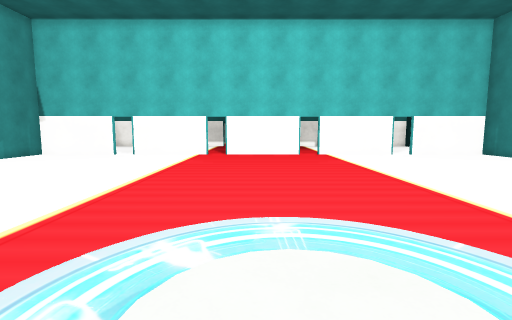
view 1 (above)

19 first-person views from a walk through a 3-D level made in the Unity game engine. The camera is 1.3 m above the floor, tilts 6° down and sees 85° across. The floor is counted in squares, 1 m on a side. Each view is taken from the middle of a square. On the plan, view 1 faces up. The plan holds only what a view shows up to about 13 squares ahead; the rest is blank. The place goes on beyond the plan. The player is left out. Door leaves are left out, so doorways stand open. Some surface patterns are stand-ins.

view 2
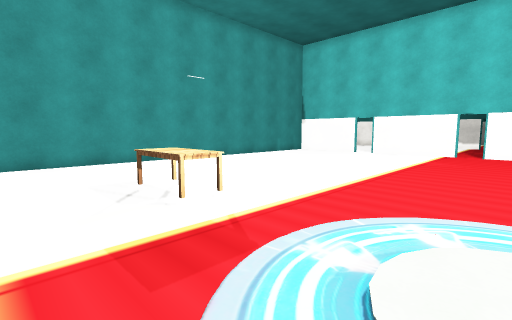

view 3
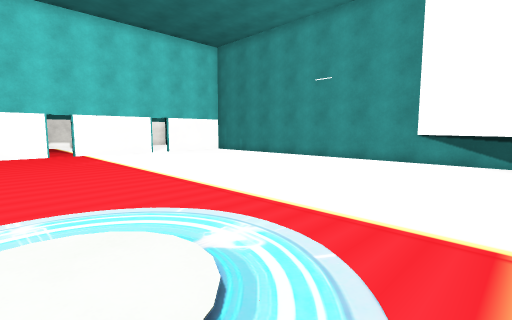

view 4
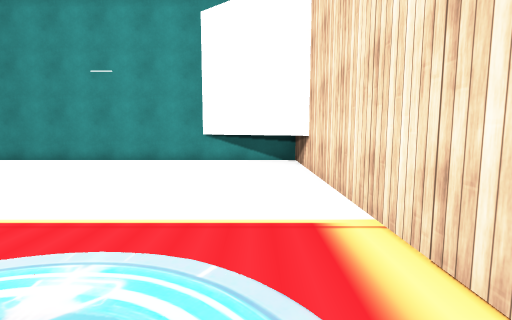

view 5
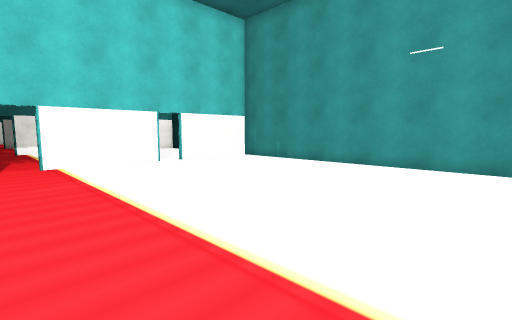

view 6
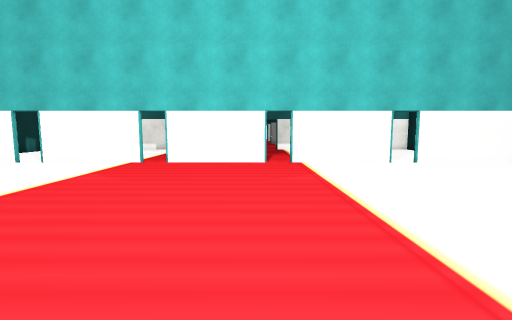

view 7
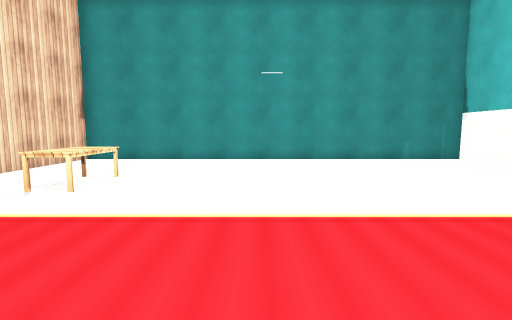

view 8
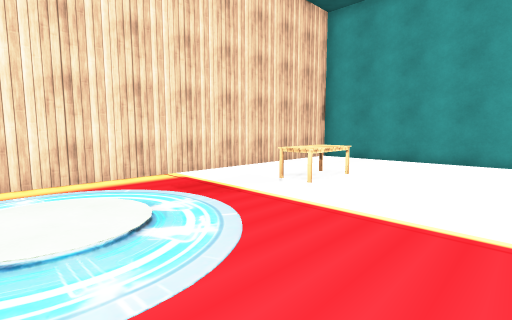

view 9
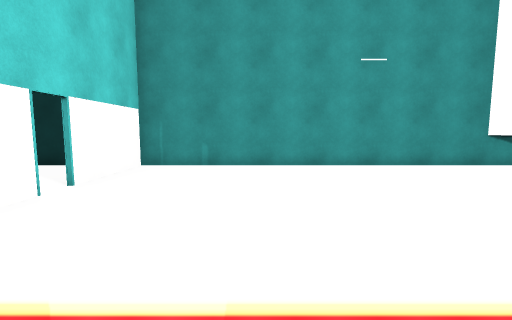

view 10
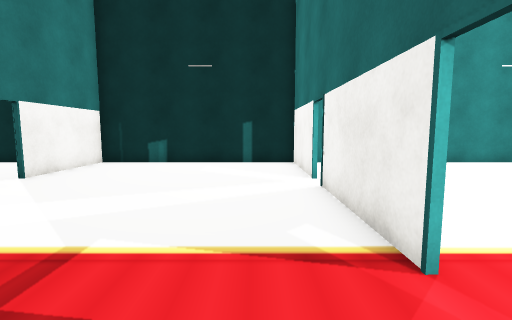

view 11
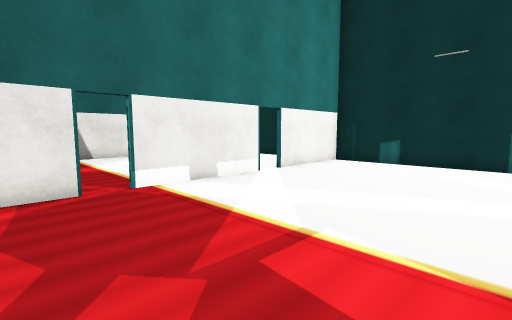

view 12
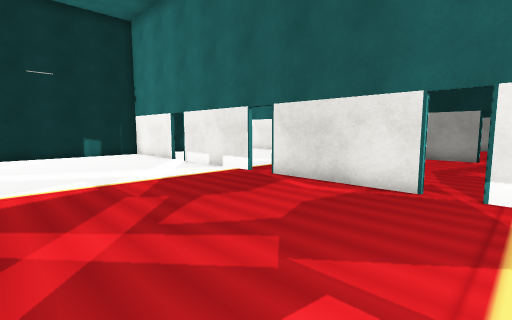

view 13
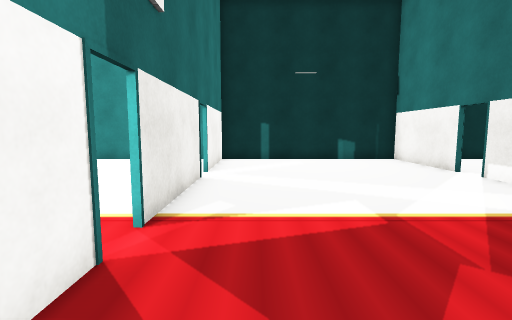

view 14
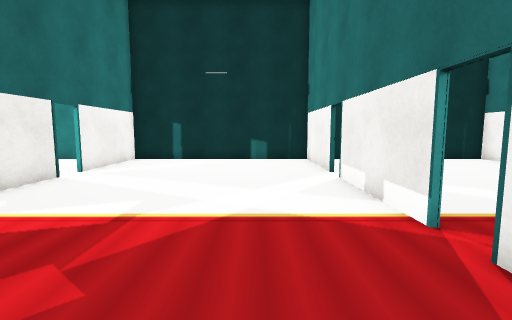

view 15
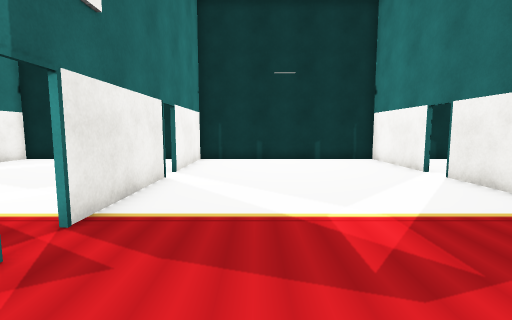

view 16
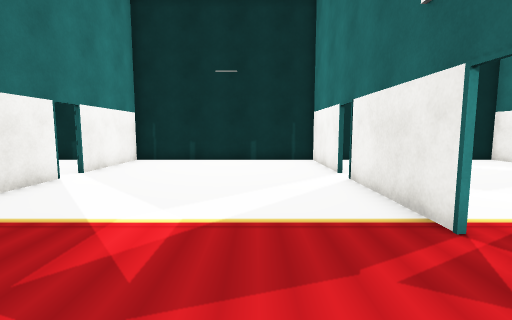

view 17
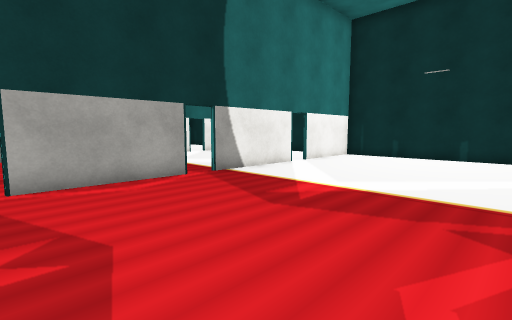

view 18
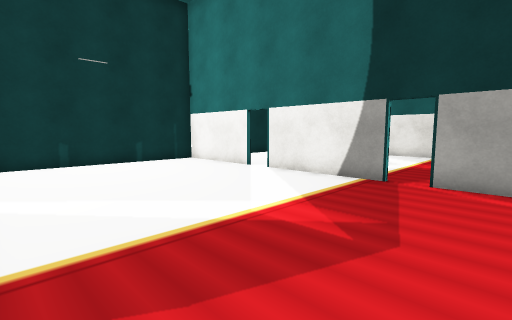

view 19
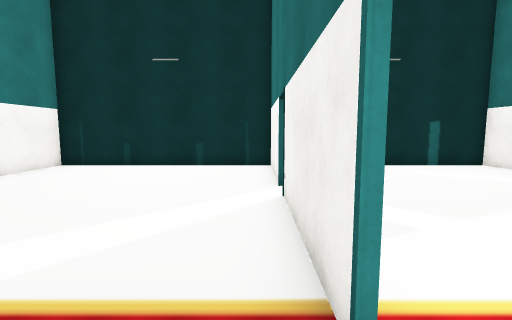

### Floor plan
Ten units are one square. View 1 is at (0, 0); x grows to the right and y downward. Boxes are objects, and circles mark ways between rooms. Rooms are numbered by the first view taken in them; rooms with no view inside come last. Other rooms are left out.
<svg viewBox="-124 -318 254 341">
<path fill="none" stroke="#000" d="M25 -153 -18 -153M-26 -153 -69 -153M-76 -153 -119 -153M76 -153 34 -153M93 18 125 -24M-118 -150 -118 18 118 18M125 10 125 -149M125 -153 85 -153M-17 -154 -5 -154M34 -154 76 -154M25 -233 -18 -233M-26 -234 -69 -234M-69 -154 -26 -154M75 -233 34 -233M-76 -234 -119 -234M85 -154 125 -154M-119 -154 -77 -154M-118 -231 -118 -150M125 -149 125 -231M125 -233 85 -233M34 -234 76 -234M25 -313 -17 -313M-26 -313 -69 -313M-69 -234 -26 -234M-76 -313 -118 -313 -118 -231M76 -313 34 -313M85 -234 125 -234M-119 -234 -77 -234M125 -231 125 -313 85 -313"/>
<rect x="-65" y="-25" width="30" height="10" fill="#bbb"><title>other object</title></rect>
<rect x="-5" y="-15" width="20" height="10" fill="#bbb"><title>other object</title></rect>
<rect x="-5" y="-35" width="10" height="10" fill="#bbb"><title>other object</title></rect>
<circle cx="-20" cy="-150" r="3" fill="#2a7"/>
<circle cx="-75" cy="-150" r="3" fill="#2a7"/>
<circle cx="30" cy="-150" r="3" fill="#2a7"/>
<circle cx="80" cy="-150" r="3" fill="#2a7"/>
<circle cx="-20" cy="-230" r="3" fill="#2a7"/>
<circle cx="-75" cy="-230" r="3" fill="#2a7"/>
<circle cx="30" cy="-230" r="3" fill="#2a7"/>
<circle cx="80" cy="-230" r="3" fill="#2a7"/>
<text x="0" y="-70">1</text>
<text x="0" y="-190">2</text>
<text x="0" y="-270">3</text>
</svg>
Room 1 opens to room 2. Room 2 opens to room 3.

Where each view was taken, in squares from view 1:
view 1: 0 up, 0 right, facing up
view 2: 1 down, 0 right, facing up-left
view 3: 1 down, 0 right, facing up-right
view 4: 0 up, 0 right, facing right
view 5: 4 up, 2 right, facing up-right
view 6: 4 up, 2 right, facing up
view 7: 6 up, 1 right, facing left
view 8: 6 up, 1 right, facing down-left
view 9: 11 up, 2 right, facing right
view 10: 17 up, 1 right, facing right
view 11: 17 up, 1 right, facing up-right
view 12: 17 up, 4 right, facing up-left
view 13: 17 up, 1 right, facing left
view 14: 21 up, 1 right, facing left
view 15: 26 up, 1 right, facing left
view 16: 26 up, 0 right, facing right
view 17: 24 up, 2 left, facing up-right
view 18: 24 up, 0 right, facing up-left
view 19: 24 up, 2 right, facing right
